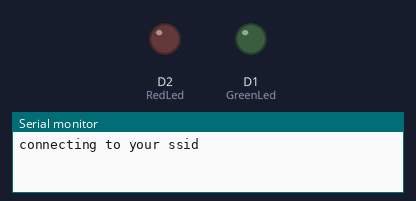
Bench run of a sketch on a simulated ESP8266 (NodeMCU). Shown: output pins drawn as LEDs (lit = HIGH), the last lines printed to the serial monitor. WiFi joins after 1.5 s; servers stay silent unless stated; uploads are accepted with an empty reply.

Above: at 0.1 s.
At 2.8 s:
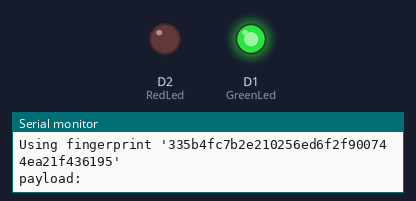
Timing chart, 0 to 4.3 s (numbered marks = the images above):
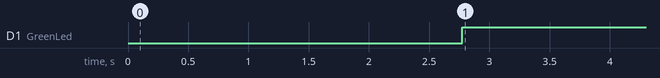

The sketch:

nodeMCU_2.ino
```cpp
#include <ESP8266WiFi.h>
#include <WiFiClientSecure.h>

const char* ssid = "your ssid";           //enter your router ssid here
const char* password = "your password";   //enter your router password here

int GreenLed = D1; //greenled will  connect to pin D1 of node MCU
int RedLed = D2;   //redled will  connect to pin D1 of node MCU

const String API_KEY = "8590a838-cf37-4695-b361-f0e921154728";     //replace your api-key with this if it doesnt work

const char* SYMBOL = "XRP";
const char* CONVERT_TO = "USD";

const long DEFAULT_DELAY = 60 * 1000 * 5; // 5min Wait;

const char* host = "pro-api.coinmarketcap.com";
const int httpsPort = 443;

String payload;
int lastP;
String price;
float lastprice=0.0,thisprice=0.0;
const char fingerprint[] PROGMEM = "335b4fc7b2e210256ed6f2f900744ea21f436195";

WiFiClientSecure client;


void setup() {
  Serial.begin(115200);
  Serial.println();
  pinMode(GreenLed,OUTPUT);
  pinMode(RedLed,OUTPUT);
  Serial.print("connecting to ");
  Serial.println(ssid);
  WiFi.mode(WIFI_STA);
  WiFi.begin(ssid, password);
  while (WiFi.status() != WL_CONNECTED) {
    delay(500);
    Serial.print(".");
  }
  Serial.println("");
  Serial.println("WiFi connected");
  Serial.println("IP address: ");
  Serial.println(WiFi.localIP());

  Serial.print("connecting to ");
  Serial.println(host);

  Serial.printf("Using fingerprint '%s'\n", fingerprint);
}


void loop() {

  client.setFingerprint(fingerprint);

  if (!client.connect(host, httpsPort)) {
    Serial.println("connection failed");
    return;
  }

  String url = "/v1/cryptocurrency/quotes/latest?CMC_PRO_API_KEY=" + API_KEY + "&symbol=" + SYMBOL + "&convert=" + CONVERT_TO;

  client.print(String("GET ") + url + " HTTP/1.1\r\n" +
               "Host: " + host + "\r\n" +
               "User-Agent: BuildFailureDetectorESP8266\r\n" +
               "Connection: close\r\n\r\n");

  // check HTTP response
  char httpStatus[32] = {0};
  client.readBytesUntil('\r', httpStatus, sizeof(httpStatus));
  if (strcmp(httpStatus, "HTTP/1.1 200 OK") != 0) {
    Serial.print("Unexpected response: ");
    Serial.println(httpStatus);
    delay();
    return;
  }

  // skip HTTP headers
  while (client.connected()) {
    String line = client.readStringUntil('\n');
  //  Serial.println(line);
    if (line == "\r") {
      break;
    }
  }

  // skip content length
  if (client.connected()) {
    String line = client.readStringUntil('\n');
   // Serial.println(line);
  }

  // get response
  payload = "";
  while (client.connected()) {
    String line = client.readStringUntil('\n');
  //  Serial.println(line);
    line.trim();
    if (line != "\r") {
      payload += line;
    }
  }

  client.stop();

  Serial.println();
  Serial.print("payload: "); Serial.println(payload);
  Serial.println();
  // parse response
  getPrice();
  showTrend();

  delay();
}

void getPrice()
{
  const char *response=payload.c_str();
  const char *Fprice = "price";

  if(StrContains(response,Fprice)){
  int Lprice = payload.indexOf(',',lastP+2);
  price=payload.substring(lastP+3,Lprice);
  Serial.print("price: "); Serial.println(price);
  thisprice=price.toFloat();
  price="";
  }
}

void showTrend(){
  if(thisprice>=lastprice)
  {
    lastprice=thisprice;
    digitalWrite(GreenLed,HIGH);
    digitalWrite(RedLed,LOW);
  }
  else
  {
    lastprice=thisprice;
    digitalWrite(GreenLed,LOW);
    digitalWrite(RedLed,HIGH);
  }
}

unsigned int StrContains(const char *str, const char *sfind)
{
    unsigned int found = 0;
    unsigned int index = 0;
    unsigned int len;

    len = strlen(str);
    if (strlen(sfind) > len) {
        return 0;
    }
    while (index < len) {
        if (str[index] == sfind[found]) {
            found++;
            if (strlen(sfind) == found) {
                lastP=index;
                return 1;
            }
        }
        else {
            found = 0;
        }
        index++;
    }

    return 0;
}

void delay() {
  delay(DEFAULT_DELAY);
}
```

Measured:
- by itself, D1 (GreenLed): LOW → HIGH at 2.8 s
